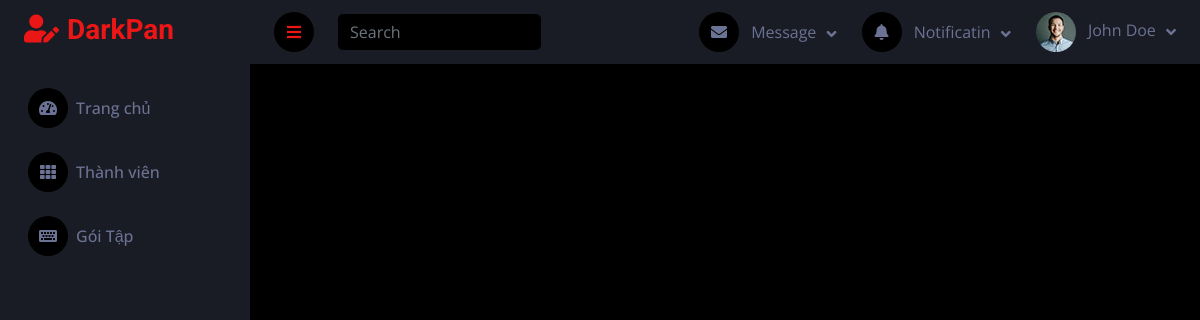
Before: /views/NV_Quay/thanhVien/ChiTietThanhVien.php?userID=1 with the older database file.
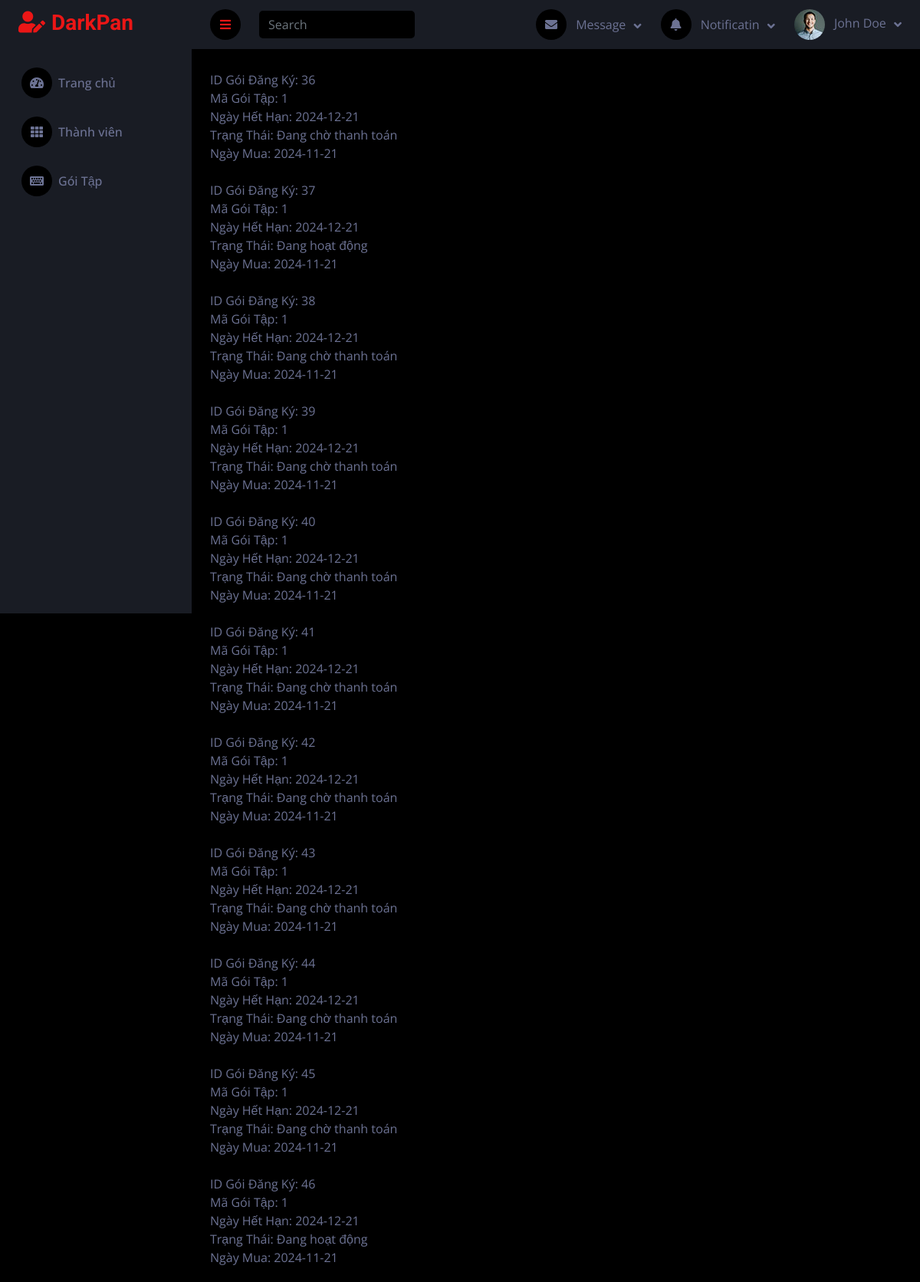
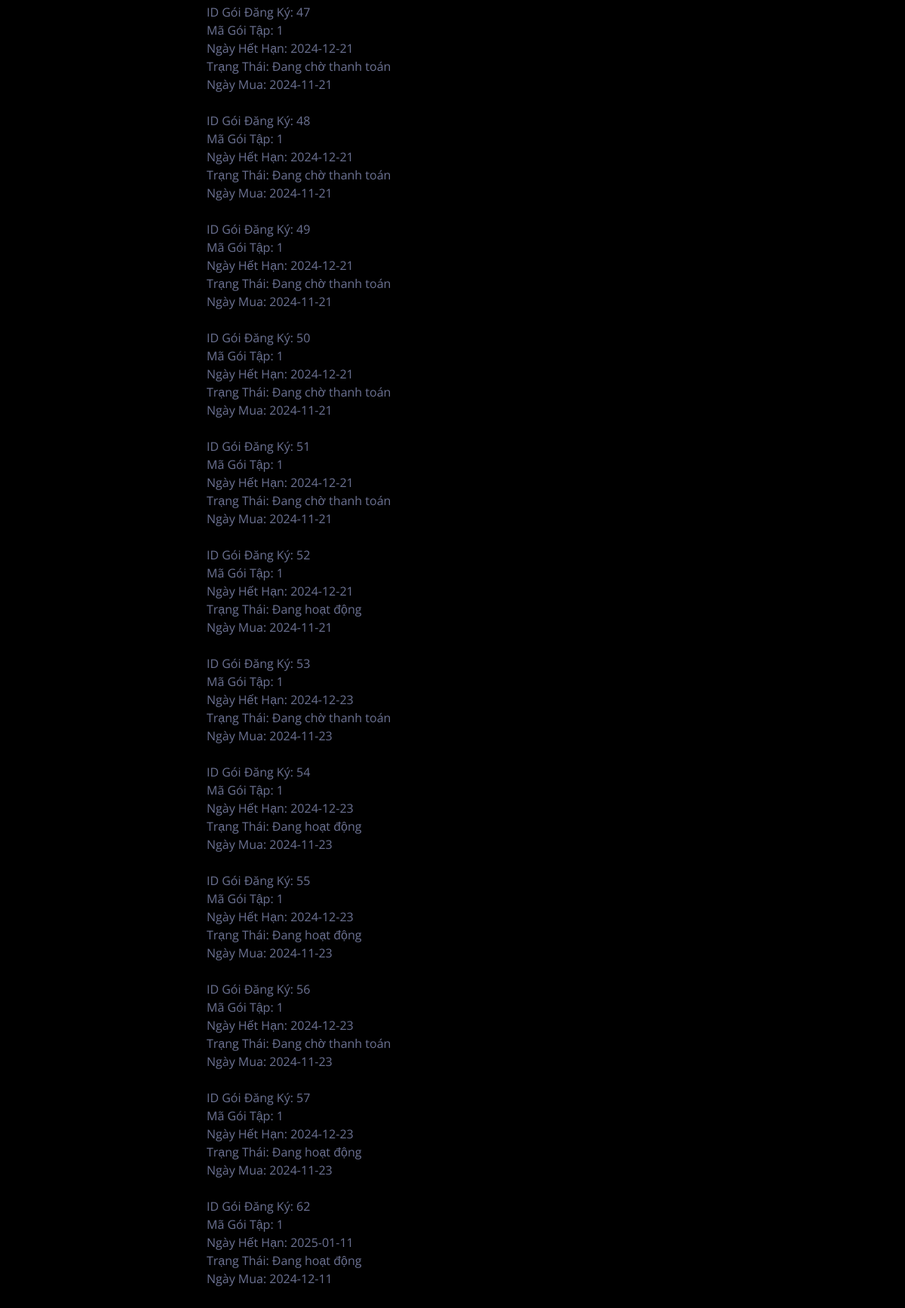
After: the same page with the newer database file (2 pictures, top to bottom).
### tables this page shows
CREATE TABLE `goidangky` (
  `idDangKy` int(11) NOT NULL,
  `userID` int(11) NOT NULL,
  `maGoiTap` int(11) NOT NULL,
  `ngayHetHan` date NOT NULL,
  `trangThai` enum('Đang hoạt động','Hết hạn','Đã hủy','Đang chờ thanh toán') NOT NULL DEFAULT 'Đang chờ thanh toán',
  `ngayMua` date NOT NULL
);

### models/ThanhVienModel.php (called while the page is built, shortened)
<?php
require_once "../config/database.php";
class Member {
    private $conn;
    public function __construct() {
        $database = new Database();
        $this->conn = $database->connect();
    }
    public function getGoiDangKyByUserID($userID) {
        $query = "SELECT idDangKy, userID, maGoiTap, ngayHetHan, trangThai, ngayMua
                  FROM goidangky
                  WHERE userID = ?";
        $stmt = $this->conn->prepare($query);
        $stmt->bind_param("i", $userID);
        $stmt->execute();
        $result = $stmt->get_result();
        return $result->fetch_all(MYSQLI_ASSOC);
    }
}
?>

### config/database.php (called while the page is built, shortened)
<?php
class Database {
    private $servername = "localhost:3306";
    private $username = "root";
    private $password = "";
    private $dbname = "gym";
    public function connect() {
        $this->conn = mysqli_connect($this->servername, $this->username, $this->password, $this->dbname);
        return $this->conn;
    }
}
?>

### views/NV_Quay/thanhVien/ChiTietThanhVien.php (the view, shortened to what this page needs)
<!DOCTYPE html>
<html lang="en">
<head>
    <link href="https://cdnjs.cloudflare.com/ajax/libs/font-awesome/5.10.0/css/all.min.css" rel="stylesheet">
    <link href="https://cdn.jsdelivr.net/npm/bootstrap-icons@1.4.1/font/bootstrap-icons.css" rel="stylesheet">
    <link href="asset/lib/owlcarousel/assets/owl.carousel.min.css" rel="stylesheet">
    <link href="asset/lib/tempusdominus/css/tempusdominus-bootstrap-4.min.css" rel="stylesheet" />
    <link href="asset/css/bootstrap.min.css" rel="stylesheet">
    <link href="asset/css/style.css" rel="stylesheet">
</head>
<body>
    <?php require_once('../views/NV_Quay/layout/header.php'); ?>
    <?php require_once('../views/NV_Quay/layout/sidebar.php'); ?>
    <div class="container-fluid pt-4 px-4 my-1">
    <?php
        require_once '../models/ThanhVienModel.php';
        $thanhVienModel = new Member();
        $userID = isset($_GET['userID']) ? $_GET['userID'] : null;
        if ($userID) {
            $goiDangKyList = $thanhVienModel->getGoiDangKyByUserID($userID);
            foreach ($goiDangKyList as $item) {
                echo "ID Gói Đăng Ký: " . $item['idDangKy'] . "<br>";
                echo "Mã Gói Tập: " . $item['maGoiTap'] . "<br>";
                echo "Ngày Hết Hạn: " . $item['ngayHetHan'] . "<br>";
                echo "Trạng Thái: " . $item['trangThai'] . "<br>";
                echo "Ngày Mua: " . $item['ngayMua'] . "<br><br>";
            }
        }else {
            echo "<p>Không có thông tin gói đăng ký cho thành viên này.</p>";
        }
    ?>
    </div>
</body>
</html>

Changed rows visible on the page:
added goidangky: idDangKy "36", maGoiTap "1", ngayHetHan "2024-12-21", trangThai "Đang chờ thanh toán", ngayMua "2024-11-21"
added goidangky: idDangKy "37", maGoiTap "1", ngayHetHan "2024-12-21", trangThai "Đang hoạt động", ngayMua "2024-11-21"
added goidangky: idDangKy "38", maGoiTap "1", ngayHetHan "2024-12-21", trangThai "Đang chờ thanh toán", ngayMua "2024-11-21"
added goidangky: idDangKy "39", maGoiTap "1", ngayHetHan "2024-12-21", trangThai "Đang chờ thanh toán", ngayMua "2024-11-21"
added goidangky: idDangKy "40", maGoiTap "1", ngayHetHan "2024-12-21", trangThai "Đang chờ thanh toán", ngayMua "2024-11-21"
added goidangky: idDangKy "41", maGoiTap "1", ngayHetHan "2024-12-21", trangThai "Đang chờ thanh toán", ngayMua "2024-11-21"
added goidangky: idDangKy "42", maGoiTap "1", ngayHetHan "2024-12-21", trangThai "Đang chờ thanh toán", ngayMua "2024-11-21"
added goidangky: idDangKy "43", maGoiTap "1", ngayHetHan "2024-12-21", trangThai "Đang chờ thanh toán", ngayMua "2024-11-21"
added goidangky: idDangKy "44", maGoiTap "1", ngayHetHan "2024-12-21", trangThai "Đang chờ thanh toán", ngayMua "2024-11-21"
added goidangky: idDangKy "45", maGoiTap "1", ngayHetHan "2024-12-21", trangThai "Đang chờ thanh toán", ngayMua "2024-11-21"
added goidangky: idDangKy "46", maGoiTap "1", ngayHetHan "2024-12-21", trangThai "Đang hoạt động", ngayMua "2024-11-21"
added goidangky: idDangKy "47", maGoiTap "1", ngayHetHan "2024-12-21", trangThai "Đang chờ thanh toán", ngayMua "2024-11-21"
added goidangky: idDangKy "48", maGoiTap "1", ngayHetHan "2024-12-21", trangThai "Đang chờ thanh toán", ngayMua "2024-11-21"
added goidangky: idDangKy "49", maGoiTap "1", ngayHetHan "2024-12-21", trangThai "Đang chờ thanh toán", ngayMua "2024-11-21"
added goidangky: idDangKy "50", maGoiTap "1", ngayHetHan "2024-12-21", trangThai "Đang chờ thanh toán", ngayMua "2024-11-21"
added goidangky: idDangKy "51", maGoiTap "1", ngayHetHan "2024-12-21", trangThai "Đang chờ thanh toán", ngayMua "2024-11-21"
added goidangky: idDangKy "52", maGoiTap "1", ngayHetHan "2024-12-21", trangThai "Đang hoạt động", ngayMua "2024-11-21"
added goidangky: idDangKy "53", maGoiTap "1", ngayHetHan "2024-12-23", trangThai "Đang chờ thanh toán", ngayMua "2024-11-23"
added goidangky: idDangKy "54", maGoiTap "1", ngayHetHan "2024-12-23", trangThai "Đang hoạt động", ngayMua "2024-11-23"
added goidangky: idDangKy "55", maGoiTap "1", ngayHetHan "2024-12-23", trangThai "Đang hoạt động", ngayMua "2024-11-23"
added goidangky: idDangKy "56", maGoiTap "1", ngayHetHan "2024-12-23", trangThai "Đang chờ thanh toán", ngayMua "2024-11-23"
added goidangky: idDangKy "57", maGoiTap "1", ngayHetHan "2024-12-23", trangThai "Đang hoạt động", ngayMua "2024-11-23"
added goidangky: idDangKy "62", maGoiTap "1", ngayHetHan "2025-01-11", trangThai "Đang hoạt động", ngayMua "2024-12-11"
